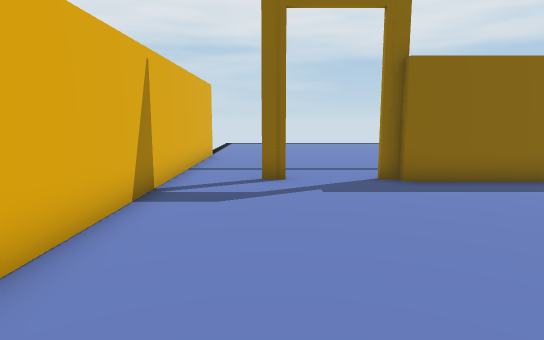
[1] (above)

16 first-person views from a walk through a 3-D level made in the Unity game engine. The camera is 1.5 m above the floor, tilts 8° down and sees 75° across. Doors are open. The floor is counted in squares, 1 m on a side. Each view is taken from the middle of a square. On the plan, view 1 faces up. The plan holds only what a view shows up to about 16 squares ahead; the rest is blank. The place goes on beyond the plan. Some animated figures are not drawn.

[2]
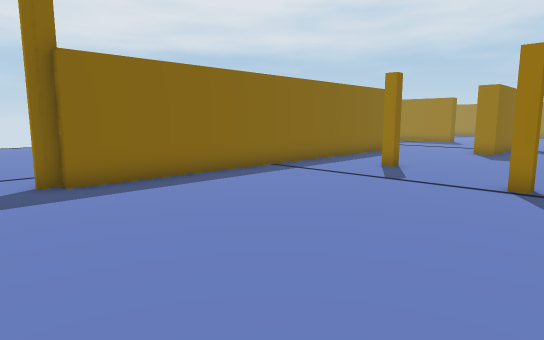

[3]
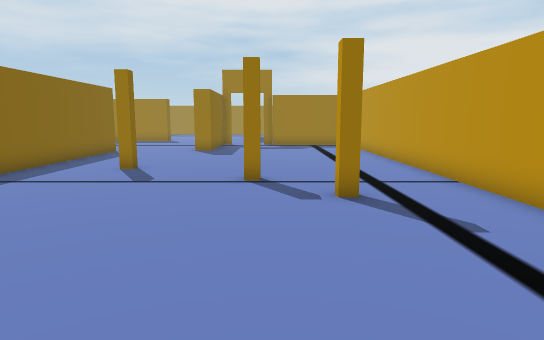

[4]
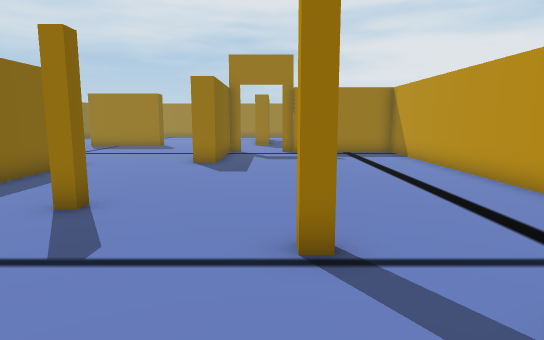

[5]
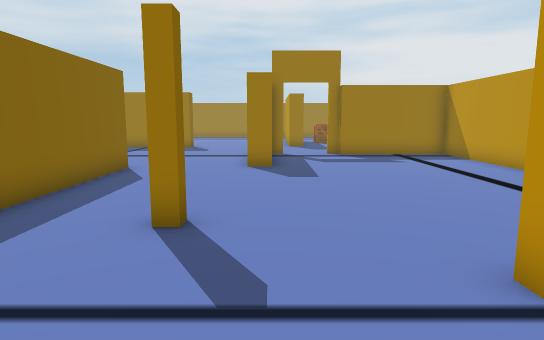

[6]
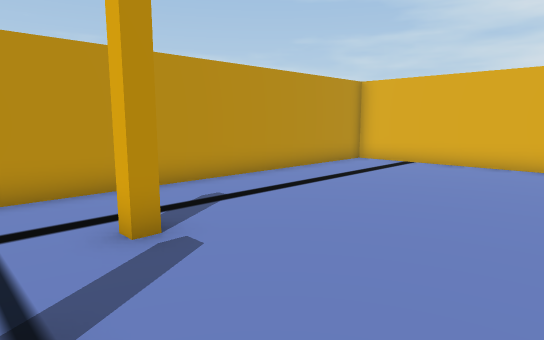

[7]
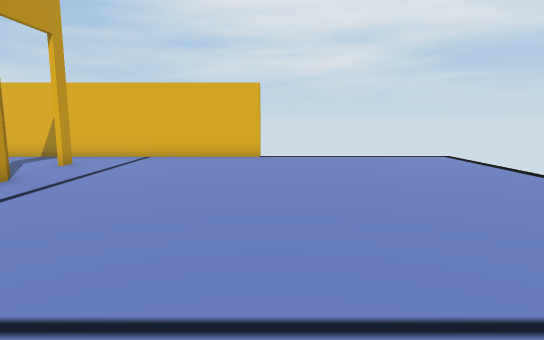

[8]
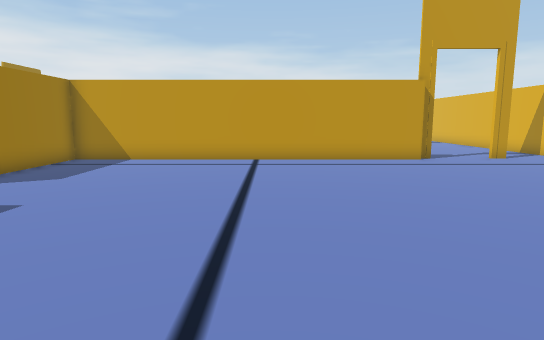

[9]
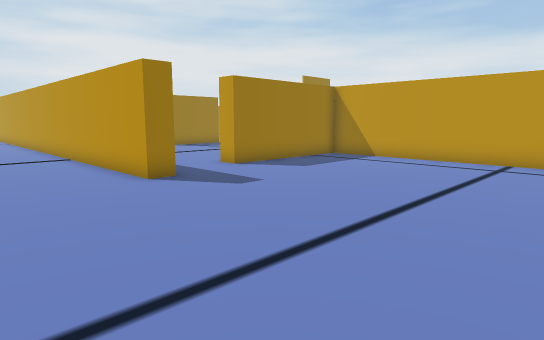

[10]
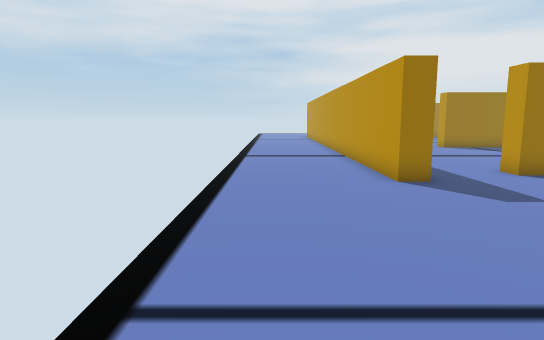

[11]
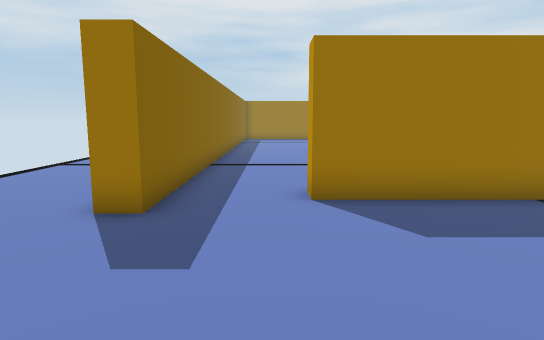

[12]
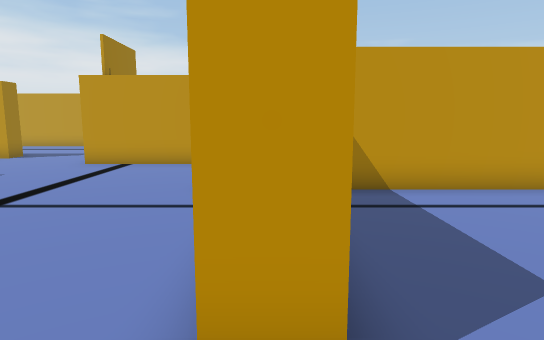

[13]
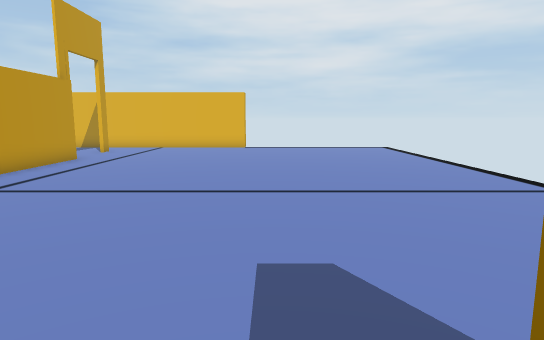

[14]
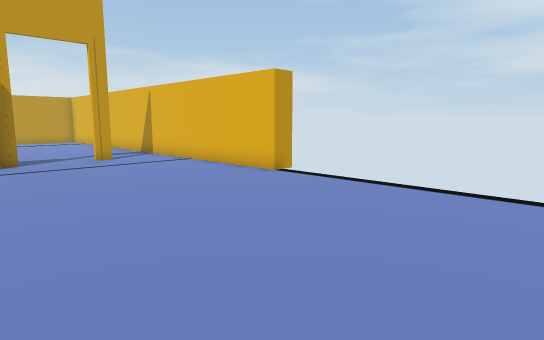

[15]
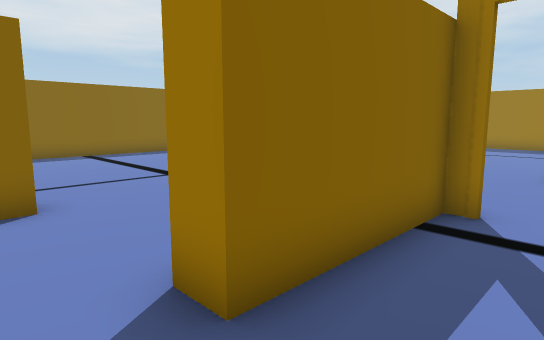

[16]
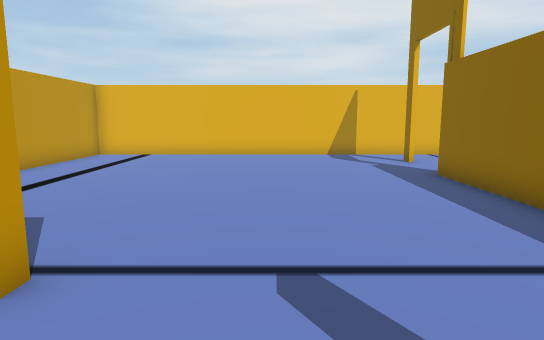

### Floor plan
Points are (right, up) in squares from view 1. A wall is a line through its corners. A room is listed if a view was taken in it or the views show most of it. See-through windows are left out.
Room 1 (views 1, 2, 3, 4, 5, 6, 7, 8, 9, 10, 11, 12, 13, 14, 15, 16)
walls: (3.1, 9.4) (16.6, 9.4) (16.6, 15.2) (17.5, 15.2); (2.6, 9.1) (3.2, 9.1); (18.4, 8.6) (3.3, 8.6) (3.3, 8.9) (2.6, 8.9); (0.4, 8.9) (-0.2, 8.9); (-0.4, 9.1) (0.4, 9.1); (19.8, 4.8) (23.5, 4.8); (-2.6, 15.5) (-2.6, -3.6) (22.7, -3.6) (22.7, 1) (23, 1) (23, 1.5); (23, 3.4) (23, 4) (18.5, 4) (18.5, 4.9); (23.5, 18.1) (15.6, 18.1) (15.6, 18.9) (23.5, 18.9)

Positions as (right, up) in squares from view 1, and headings:
1: (0, 0), facing up
2: (1, 0), facing up-right
3: (1, 1), facing right
4: (6, 2), facing right
5: (7, 4), facing right
6: (10, 4), facing down-left
7: (12, 16), facing left
8: (9, 23), facing down
9: (7, 23), facing down-right
10: (7, 22), facing right
11: (10, 16), facing right
12: (17, 17), facing down
13: (17, 17), facing left
14: (5, 23), facing down-left
15: (17, 2), facing up-right
16: (13, 4), facing left
